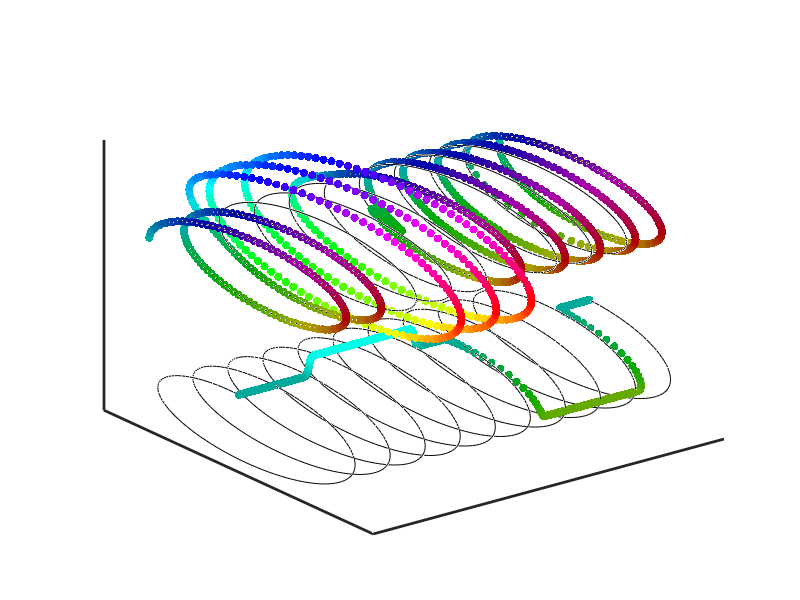

Source code (MATLAB): (Note: this script raises an error after producing the figure.)
%% Demodulation demo
nSteps = 1000;
x = linspace(0,20*pi,nSteps);
y = exp(1i*x);
A = [zeros(200,1); ones(300,1); zeros(500,1)]/2+1;
win = 20;
A = filtfilt(gausswin(win),sum(gausswin(win)),A);
dP = [zeros(600,1); ones(300,1); zeros(100,1)]*-pi/2;
dP = filtfilt(gausswin(win),sum(gausswin(win)),dP);
z = A'.*exp(1i*(x+dP'));zd = z.*conj(y);
angCol = colormap('hsv');
c = ceil((angle(z)+pi)/(2*pi)*64);
figure;plot3(1:nSteps,real(y),imag(y),'k');
hold all;scatter3(1:nSteps,real(z),imag(z),[],bsxfun(@times,angCol(c,:),(A/max(A))),'filled');
sh = 4;
plot3(1:nSteps,imag(y),real(y)-sh,'k');
c = ceil((angle(zd)+pi)/(2*pi)*64);
hold all;scatter3(1:nSteps,imag(zd),real(zd)-sh,[],bsxfun(@times,angCol(c,:),(A/max(A))),'filled');
set(gca,'xtick',[],'ytick',[],'ztick',[],'linewidth',2);
%%
inds = 52965:53140;
%temp = filtLow(angVel(pos)',1250/32,2);
[posa,s,u] = svds(pos(:,1:2),1);
posa = s*posa;
temp = filtLow(diff(posa(inds)),1250/32,2);
figure;subplot(411);plot(temp*1250/32,'k','linewidth',2);axis tight;
colorbar;set(gca,'xtick',[],'fontsize',16);title('Velocity');ylabel('cm/s');
indsa = inds(1)*4:inds(end)*4;
X1 = morFilter(X(:,indsa(1)-1000:indsa(end)+1000),8,1250/8);X1 = X1(:,1001:end-1000);
[u,~,v1] = svds(X1,1);
subplot(412);imagesc(X(:,indsa));set(gca,'ytick',[1 64],'xtick',[],'fontsize',16);colormap jet;colorbar;freezeColors;
subplot(413);imagesc(complexIm(X1,0,1));colorbar;set(gca,'ytick',[1 64],'xtick',[],'fontsize',16);
subplot(414);imagesc(linspace(0,size(X1,2)/1250*8,size(X1,2)),1:64,...bsxfun(@times,X1,exp(1i*angle(v1)'))
    complexIm(X1.*exp(1i*-angle(u*v1')),0,2,16));colorbar;set(gca,'ytick',[1 64],'fontsize',16);colormap hsv; freezeColors;
